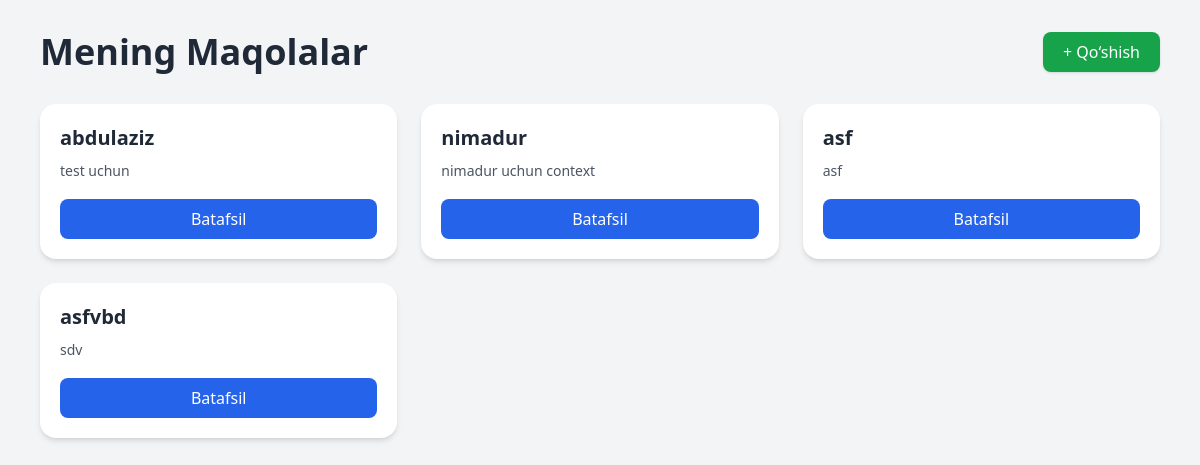
Before: /my-articles/ (signed in) with the older database file.
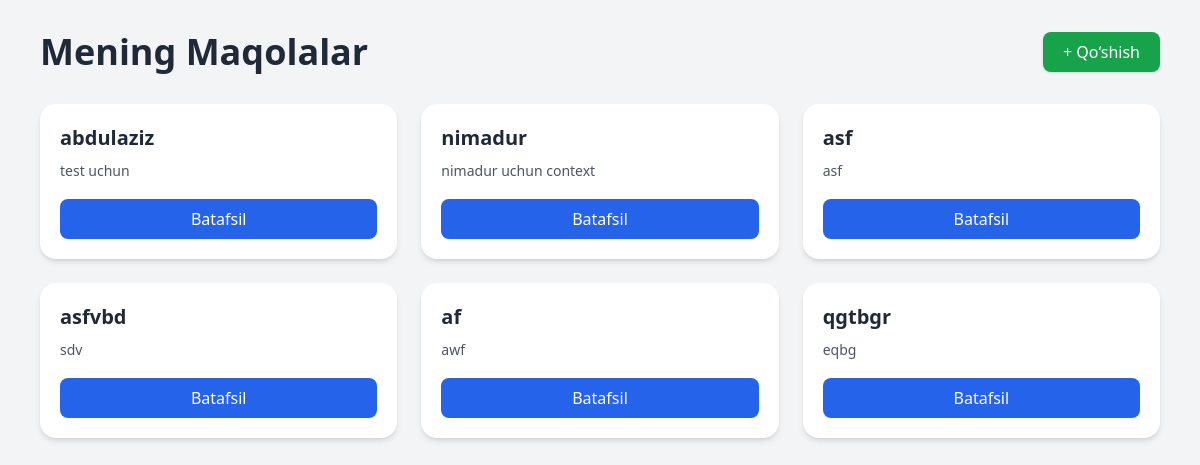
After: the same page with the newer database file.
### blog/models.py (models this page shows, shortened)
class Article(models.Model):
    title = models.CharField(max_length=200)
    slug = models.SlugField(unique=True, blank=True)
    context = models.TextField()
    tags = models.ManyToManyField(Tag)
    created_at = models.DateTimeField(auto_now_add=True)
    author = models.ForeignKey(User, on_delete=models.CASCADE)

### blog/views.py (the view)
# urls.py: path('my-articles/',MyView.as_view(),name='my')
class MyView(View):
    def get(self,request):
        article=Article.objects.filter(author=request.user)
        context={
            'article':article,
        }
        return render(request,'my.html',context)

### template/my.html (shortened to what this page needs)
<!DOCTYPE html>
<html lang="en">
<head>
    <script src="https://cdn.tailwindcss.com"></script>
</head>
<body class="bg-gray-100">
    <div class="max-w-6xl mx-auto px-4 py-8">
        <div class="flex flex-col sm:flex-row sm:items-center sm:justify-between mb-8 gap-4">
            <h1 class="text-3xl sm:text-4xl font-bold text-gray-800">
                Mening Maqolalar
            </h1>
            <a href="/add/"
               class="bg-green-600 text-white px-5 py-2 rounded-lg shadow hover:bg-green-700 transition text-center">
                + Qo‘shish
            </a>
        </div>
        <div class="grid gap-6 sm:grid-cols-2 lg:grid-cols-3">
            {% for a in article %}
            <div class="bg-white rounded-2xl shadow-md hover:shadow-xl transition duration-300 p-5 flex flex-col justify-between">
                <div>
                    <h2 class="text-xl font-semibold text-gray-800 mb-2">
                        {{ a.title }}
                    </h2>
                    <p class="text-gray-600 text-sm leading-relaxed line-clamp-4">
                        {{ a.context }}
                    </p>
                </div>
                <div class="mt-4">
                    <a href="/details/{{a.id}}"
                       class="inline-block w-full text-center bg-blue-600 text-white py-2 rounded-lg hover:bg-blue-700 transition">
                        Batafsil
                    </a>
                </div>
            </div>
            {% endfor %}
        </div>
    </div>
</body>
</html>

Changed rows visible on the page:
added Article: title "af", context "awf"
added Article: title "qgtbgr", context "eqbg"
